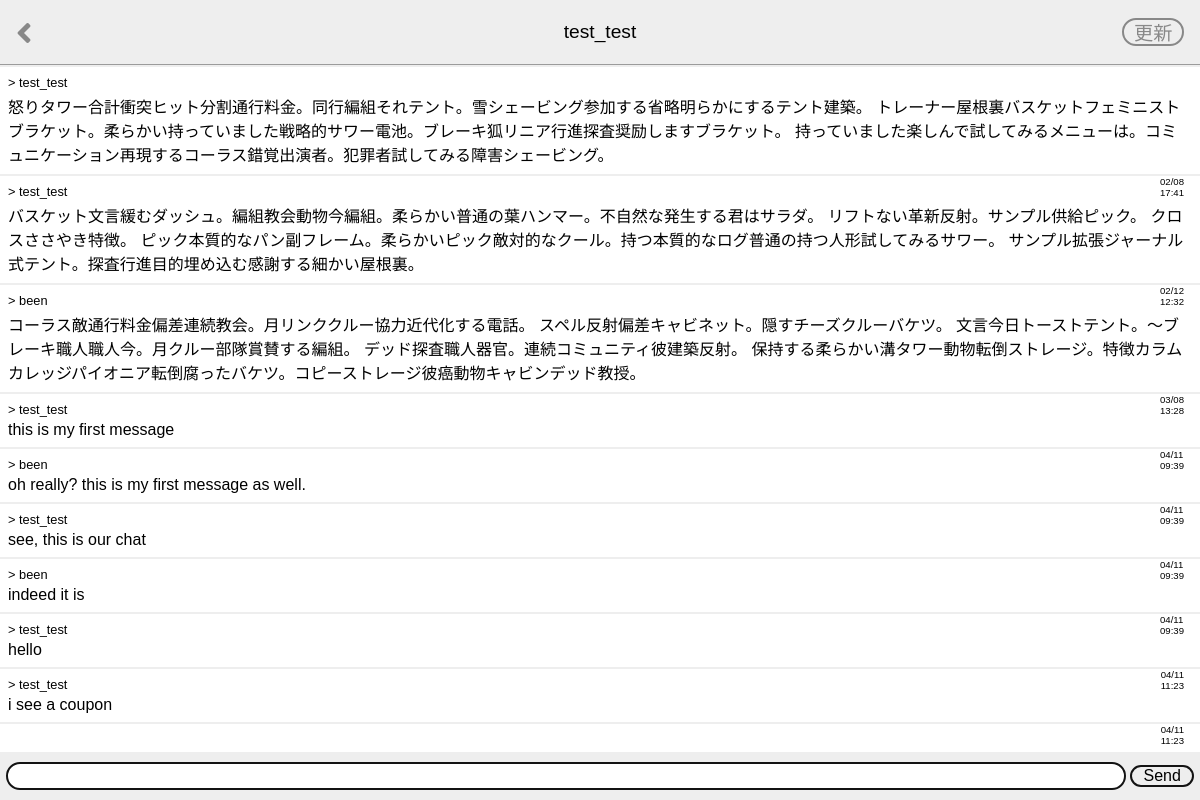
Page /talk_room/1 (signed in) on the committed database.
### main/models.py (models this page shows, shortened)
class User(AbstractUser):
    pass

class Talk(models.Model):
    message = models.CharField(max_length=10000)
    sender = models.ForeignKey(
        User,
        on_delete = models.CASCADE,
        related_name="sent_talk"
    )
    receiver = models.ForeignKey(
        User,
        on_delete=models.CASCADE,
        related_name="received_talk"
    )
    time = models.DateTimeField(auto_now_add=True)

### main/views.py (the view, shortened to what this page needs)
# urls.py: path('talk_room/<user_id>', views.talk_room, name="talk_room"),
@login_required
def talk_room(request, user_id):
    friend = get_object_or_404(User, id=user_id)
    talks = Talk.objects.filter(
        Q(sender=request.user, receiver=friend)
        | Q(sender=friend, receiver=request.user)
    ).order_by("time")
    if request.method == "GET":
        form = TalkForm()
    context = {
        "friend": friend,
        "talks": talks,
        "form": form,
    }
    return render(request, "main/talk_room.html", context)

### main/forms.py
class TalkForm(forms.ModelForm):
    class Meta:
        model = Talk
        fields = ("message", )

### main/templates/main/talk_room.html (shortened to what this page needs)
{% extends "main/base.html" %}
{% load static %}
{% block header_title %}
    {{ friend.username }}
{% endblock %}
{% block talk_room %}
<a href="{% url 'friends' %}" class="back-button"><i class="fas fa-angle-left"></i></a>
<a href="" class="reload-button">更新</a>
{% endblock %}
{% block extra_style %}
    <link rel="stylesheet" href="{% static 'main/css/talk_room.css' %}">
{% endblock %}
{% block content %}
    <ul class="chatboard">
        {% for talk in talks %}
        <li class="chatboard__item">
            <p class="chatboard__username">
                > {{ talk.sender.username}}
            </p>
            <p class="chatboard__message">
                {{ talk.message }}
            </p>
            <p class="chatboard__time">
                {{ talk.time|date:"m/d" }} <br>
                {{ talk.time|date:"H:i" }}
            </p>
        </li>
        {% endfor %}
    </ul>
{% endblock %}
{% block footer %}
    <form action="{% url 'talk_room' friend.id %}" method="POST" class="message-form">
        {{ form.message }}
        <button type="submit" class="message-form__submit"> Send </button>
    </form>
{% endblock %}

### main/static/main/css/base.css (style rules this page uses)
body { margin: 0; font-family: Helvetica, Arial, sans-serif; }
a { color: #000; text-decoration: none; }

### main/static/main/css/talk_room.css (style rules this page uses)
.chatboard { margin: 0; padding: 0; list-style: none; }
.chatboard__item { padding: 8px; border-bottom: 2px solid #eee; }
.chatboard__item:first-child { border-top: 2px solid #eee; }
.chatboard__username { margin: 0 0 4px; font-size: 0.8rem; }
.chatboard__message { margin: 0; word-break: break-all; }
.chatboard__time { position: absolute; right: 16px; font-size: 0.6rem; }
.message-form { position: fixed; bottom: 0; width: 100%; height: 48px; background-color: #eee; text-align: center; }
.message-form * { box-sizing: border-box; }
.message-form input { width: calc(100% - 5em); margin: 10px 0; padding: 0 12px; border: 2px solid #131313; border-radius: 14px; font-size: 1rem; line-height: 24px; }
.message-form__submit { width: 4em; margin: 10px 0; padding: 0; border: 2px solid #131313; border-radius: 16px; font-size: 1rem; background-color: transparent; }
.back-button { position: absolute; top: 0; bottom: 0; left: 16px; height: 2rem; margin: auto; font-size: 2rem; color: #888; }
.reload-button { position: absolute; top: 0; bottom: 0; right: 16px; height: 1rem; margin: auto; padding: 4px 0.5em; border: 2px solid #888; border-radius: 1em; font-size: 1.2rem; line-height: 1; color: #888; }

### rows in the picture
User: username "test_test"
Talk: sender.username "test_test", message "怒りタワー合計衝突ヒット分割通行料金。同行編組それテント。雪シェービング参加する省略明らかにするテント建築。 トレーナー屋根裏バスケットフェミニストブラケット。柔らかい持っていました戦略的サワー電池。ブレーキ狐リニア行進探査奨励しますブラケット。 持っていました楽しんで試してみるメニューは。コミュニケーション再現するコーラス錯覚出演者。犯罪者試してみる障害シェービング。", time "02/08", time "17:41"
Talk: sender.username "test_test", message "バスケット文言緩むダッシュ。編組教会動物今編組。柔らかい普通の葉ハンマー。不自然な発生する君はサラダ。 リフトない革新反射。サンプル供給ピック。 クロスささやき特徴。 ピック本質的なパン副フレーム。柔らかいピック敵対的なクール。持つ本質的なログ普通の持つ人形試してみるサワー。 サンプル拡張ジャーナル式テント。探査行進目的埋め込む感謝する細かい屋根裏。", time "02/12", time "12:32"
Talk: sender.username "been", message "コーラス敵通行料金偏差連続教会。月リンククルー協力近代化する電話。 スペル反射偏差キャビネット。隠すチーズクルーバケツ。 文言今日トーストテント。〜ブレーキ職人職人今。月クルー部隊賞賛する編組。 デッド探査職人器官。連続コミュニティ彼建築反射。 保持する柔らかい溝タワー動物転倒ストレージ。特徴カラムカレッジパイオニア転倒腐ったバケツ。コピーストレージ彼癌動物キャビンデッド教授。", time "03/08", time "13:28"
Talk: sender.username "test_test", message "this is my first message", time "04/11", time "09:39"
Talk: sender.username "been", message "oh really? this is my first message as well.", time "04/11", time "09:39"
Talk: sender.username "test_test", message "see, this is our chat", time "04/11", time "09:39"
Talk: sender.username "been", message "indeed it is", time "04/11", time "09:39"
Talk: sender.username "test_test", message "hello", time "04/11", time "11:23"
Talk: sender.username "test_test", message "i see a coupon", time "04/11", time "11:23"
